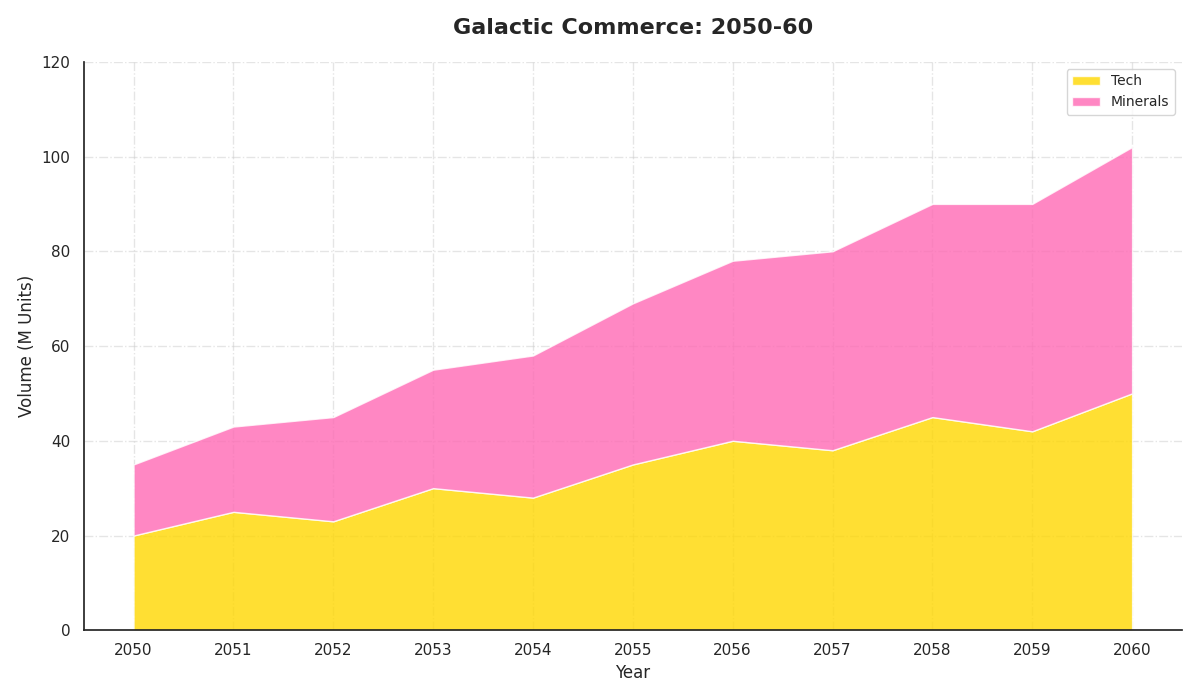

This figure's Python source:
import matplotlib.pyplot as plt
import numpy as np

years = np.arange(2050, 2061)

minerals = [20, 25, 23, 30, 28, 35, 40, 38, 45, 42, 50]
tech_devices = [15, 18, 22, 25, 30, 34, 38, 42, 45, 48, 52]

trade_volumes = np.vstack([minerals, tech_devices])

# Shuffling the assigned colors manually
colors = ['#FFD700', '#FF69B4']

fig, ax = plt.subplots(figsize=(12, 7))
ax.stackplot(years, trade_volumes, labels=['Tech', 'Minerals'], colors=colors, alpha=0.8)

ax.set_title("Galactic Commerce: 2050-60", fontsize=16, fontweight='bold', pad=20)
ax.set_xlabel("Year", fontsize=12)
ax.set_ylabel("Volume (M Units)", fontsize=12)

ax.legend(loc='upper right', fontsize=10)

ax.set_xticks(years)
ax.set_yticks(np.arange(0, 121, 20))

ax.grid(True, linestyle='-.', alpha=0.5)

ax.spines['top'].set_visible(False)
ax.spines['right'].set_visible(False)

plt.tight_layout()
plt.show()
